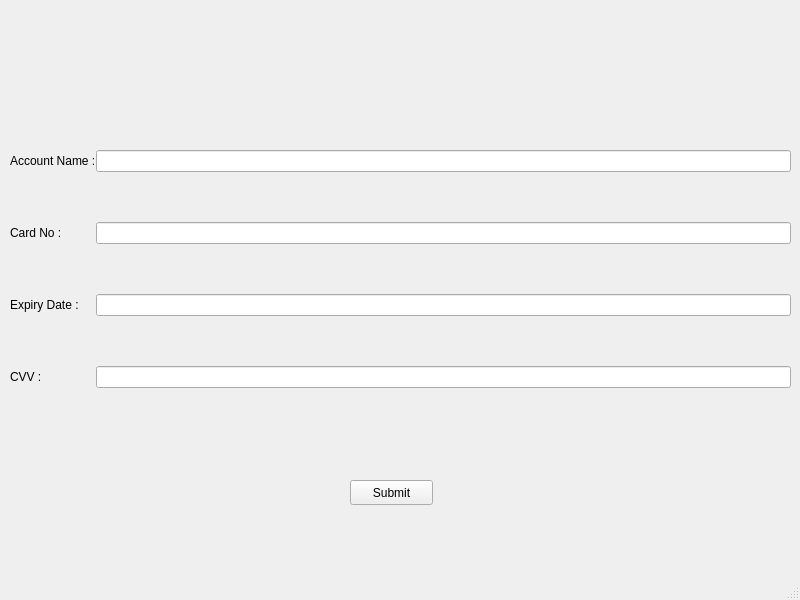
<?xml version="1.0" encoding="UTF-8"?>
<ui version="4.0">
 <class>MainWindow</class>
 <widget class="QMainWindow" name="MainWindow">
  <property name="geometry">
   <rect>
    <x>0</x>
    <y>0</y>
    <width>800</width>
    <height>600</height>
   </rect>
  </property>
  <property name="windowTitle">
   <string>MainWindow</string>
  </property>
  <widget class="QWidget" name="centralwidget">
   <widget class="QLabel" name="label">
    <property name="geometry">
     <rect>
      <x>250</x>
      <y>20</y>
      <width>261</width>
      <height>81</height>
     </rect>
    </property>
    <property name="text">
     <string/>
    </property>
    <property name="pixmap">
     <pixmap>Desktop/Assessment2/PIX/dummy.png</pixmap>
    </property>
   </widget>
   <widget class="QWidget" name="formLayoutWidget">
    <property name="geometry">
     <rect>
      <x>10</x>
      <y>150</y>
      <width>781</width>
      <height>261</height>
     </rect>
    </property>
    <layout class="QFormLayout" name="formLayout">
     <property name="horizontalSpacing">
      <number>0</number>
     </property>
     <property name="verticalSpacing">
      <number>50</number>
     </property>
     <item row="0" column="0">
      <widget class="QLabel" name="label_2">
       <property name="text">
        <string>Account Name :</string>
       </property>
      </widget>
     </item>
     <item row="0" column="1">
      <widget class="QLineEdit" name="lineEdit"/>
     </item>
     <item row="1" column="0">
      <widget class="QLabel" name="label_3">
       <property name="text">
        <string>Card No :</string>
       </property>
      </widget>
     </item>
     <item row="1" column="1">
      <widget class="QLineEdit" name="lineEdit_2"/>
     </item>
     <item row="2" column="0">
      <widget class="QLabel" name="label_4">
       <property name="text">
        <string>Expiry Date :</string>
       </property>
      </widget>
     </item>
     <item row="2" column="1">
      <widget class="QLineEdit" name="lineEdit_3"/>
     </item>
     <item row="3" column="0">
      <widget class="QLabel" name="label_5">
       <property name="text">
        <string>CVV :</string>
       </property>
      </widget>
     </item>
     <item row="3" column="1">
      <widget class="QLineEdit" name="lineEdit_4"/>
     </item>
    </layout>
   </widget>
   <widget class="QPushButton" name="pushButton">
    <property name="geometry">
     <rect>
      <x>350</x>
      <y>480</y>
      <width>83</width>
      <height>25</height>
     </rect>
    </property>
    <property name="text">
     <string>Submit</string>
    </property>
   </widget>
   <widget class="QLabel" name="label_6">
    <property name="geometry">
     <rect>
      <x>550</x>
      <y>490</y>
      <width>64</width>
      <height>17</height>
     </rect>
    </property>
    <property name="text">
     <string/>
    </property>
   </widget>
   <widget class="QLabel" name="label_7">
    <property name="geometry">
     <rect>
      <x>250</x>
      <y>30</y>
      <width>261</width>
      <height>81</height>
     </rect>
    </property>
    <property name="text">
     <string/>
    </property>
    <property name="pixmap">
     <pixmap>../PIX/dummy.png</pixmap>
    </property>
   </widget>
  </widget>
  <widget class="QMenuBar" name="menubar">
   <property name="geometry">
    <rect>
     <x>0</x>
     <y>0</y>
     <width>800</width>
     <height>22</height>
    </rect>
   </property>
  </widget>
  <widget class="QStatusBar" name="statusbar"/>
 </widget>
 <resources/>
 <connections/>
</ui>
